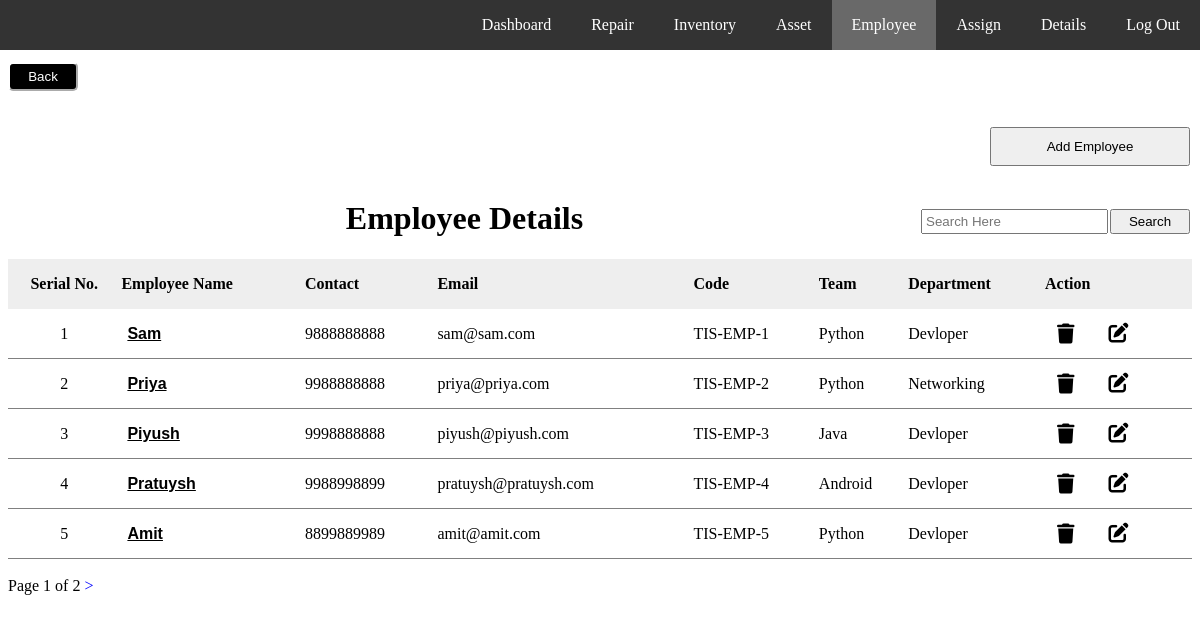
The page /view_employee/ (signed in) on the database its author committed.
### test_app/models.py (models this page shows, shortened)
class Employee(models.Model):
      employee_name=models.CharField(max_length=150)
      employee_code=models.CharField(max_length=100)
      employee_email=models.CharField(max_length=150, default=1)
      team_name=models.CharField(max_length=150,default=1)
      employee_contact=models.IntegerField(max_length=10, default=1)
      employee_password=models.CharField(max_length=20, default=1)
      employee_department=models.CharField(max_length=150,default=1)
      unique_id = models.AutoField(max_length=150,unique=True, auto_created=True,primary_key=True)

### test_app/views.py (the view, shortened to what this page needs)
# urls.py: path('view_employee/',views.view_employee,name='view_employee'),
@login_required
def view_employee(request):
     data = Employee.objects.all()
     total_page = math.ceil(Employee.objects.all().count()/5)
     items_per_page = 5
     paginator = Paginator(data, items_per_page)
     page_number = request.GET.get('page')
     try:
        page_obj = paginator.get_page(page_number)
     except PageNotAnInteger:
        page_obj = paginator.page(1)
     except EmptyPage:
        page_obj = paginator.page(paginator.num_pages)
     context={'page_obj':page_obj,'emp':'employee','total':total_page}
     return render(request, 'test_app/view_employee.html',context)

### test_app/templates/test_app/view_employee.html (shortened to what this page needs)
{% load static %}
<!DOCTYPE html>
<html>
<head>
         <link rel="stylesheet" href="https://cdnjs.cloudflare.com/ajax/libs/font-awesome/6.0.0/css/all.min.css" />
</head>
<body >
{% include 'test_app/navbar.html' %}
    <a href="/dashboard"><input type="submit" value="Back" style="margin-top: 20px; width: 70px; border-radius: 5px; border-color: white; padding: 5px; background-color: black; color: white;"></a>
  <br>
  <a  href="{% url 'add_employee12' %}" style="float: right;">
    <button type="submit" style="width: 200px; padding: 10px;">Add Employee</button>
  </a>
<br><br><br>
    <button type="button" style=   "padding: 3px; width: 80px; float: right; margin-top: 30px;" onclick="myFunction()">Search</button>
    <input type="text" id="filter" name="filter"   placeholder="Search Here" style="float: right; margin-top: 30px; padding: 3px;">
    <h1 class='list' style="text-align: center;">Employee Details</h1>
<table id="dataTable" >
    <thead style="background-color: #eee;">
      <tr>
        <th style="text-align: center;">Serial No.</th>
        <th>Employee Name</th>
        <th>Contact</th>
        <th>Email</th>
        <th>Code</th>
        <th>Team</th>
        <th>Department</th>
        <th style="text-align: left;" colspan="2">Action</th>
      </tr>
    </thead>
    <tbody id="tableBody">
              {% for k in page_obj.object_list %}
      <tr>
        <td style="text-align: center;">{{ forloop.counter }}</td>
        <td> <form action="{% url 'search' %}" method="POST">
              <input type="submit" value="{{k.employee_name}}" style="background: none; border: none; color: black; font-size: medium;
              text-transform: capitalize; font-weight: bold; cursor: pointer; text-decoration: underline;"> </form>
        </td>
        <td>{{ k.employee_contact }}</td>
        <td>{{ k.employee_email }}</td>
        <td>{{ k.employee_code }}</td>
        <td>{{ k.team_name }}</td>
        <td>{{ k.employee_department }}</td>
        <td>
          <div style="display: flex; gap: 1rem; left: 10px; float: left;">
            <div>
              <button onclick="del('{{ k.employee_code }}')" class="fas" style="background: none; border:none; font-size:20px; cursor:pointer;"><i class="fas fa-trash"></i></button>
            </div>
            <div>
              <form action="{% url 'edit_employee' %}" method="POST">
                 <input type="submit" class="fas" value=  "&#xf044;" style="background: none; border: none; font-size: 20px; margin-top: 5px;">
             </form>
            </div>
          </div>
        </td>
      </tr>
      {% endfor %}
    </tbody>
</table>
<br>
<div id="pagiation">
        <span>Page {{page_obj.number}} of {{total}}</span>
        {%if page_obj.has_next %}
            <a href="?page={{page_obj.next_page_number}}" style="color: blue; text-decoration: none;">></a>
        {% endif %}
</div>
</body>
</html>

### test_app/templates/test_app/view_employee.html (style rules this page uses)
table, td, th { border: 1px solid; border: none; }
th { text-align: left; }
tr { height: 50px; }
td { border-bottom: 1px solid gray; text-align: left; }
table { width: 100%; border-collapse: collapse; text-align: center; margin-left: auto; margin-right: auto; }
button { padding: 5px 10px; margin: 2px; cursor: pointer; }

### test_app/templates/test_app/navbar.html (style rules this page uses)
button { padding: 5px 10px; margin: 2px; cursor: pointer; }

### rows shown on the page
Employee: employee_name "sam", employee_contact "9888888888", employee_email "sam@sam.com", employee_code "TIS-EMP-1", team_name "Python", employee_department "Devloper"
Employee: employee_name "priya", employee_contact "9988888888", employee_email "priya@priya.com", employee_code "TIS-EMP-2", team_name "Python", employee_department "Networking"
Employee: employee_name "piyush", employee_contact "9998888888", employee_email "piyush@piyush.com", employee_code "TIS-EMP-3", team_name "Java", employee_department "Devloper"
Employee: employee_name "pratuysh", employee_contact "9988998899", employee_email "pratuysh@pratuysh.com", employee_code "TIS-EMP-4", team_name "Android", employee_department "Devloper"
Employee: employee_name "amit", employee_contact "8899889989", employee_email "amit@amit.com", employee_code "TIS-EMP-5", team_name "Python", employee_department "Devloper"

### other values the page prints
{{ page_obj.number }} "1"
{{ total }} "2"
